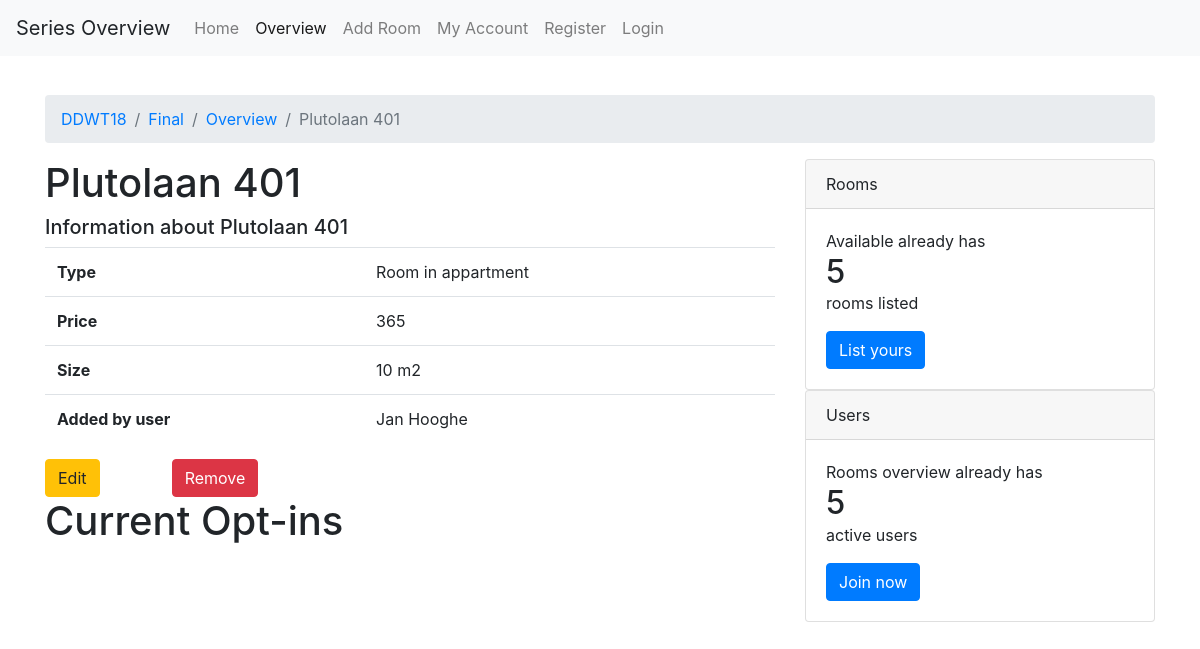
/DDWT18/final/room/?room_id=2 (signed in), run on the app's committed database.
### tables this page shows
CREATE TABLE `rooms` (
  `id` int(11) NOT NULL,
  `address` varchar(255) NOT NULL,
  `type` varchar(255) NOT NULL,
  `price` varchar(255) NOT NULL,
  `size` varchar(255) NOT NULL,
  `owner` int(11) NOT NULL
);

CREATE TABLE `users` (
  `id` int(11) NOT NULL,
  `username` varchar(255) NOT NULL,
  `password` varchar(255) NOT NULL,
  `full_name` varchar(255) NOT NULL,
  `birth_date` date NOT NULL,
  `role` int(11) NOT NULL,
  `biography` varchar(255) NOT NULL,
  `profession` varchar(255) NOT NULL,
  `language` varchar(255) NOT NULL,
  `email` varchar(255) NOT NULL,
  `phonenumber` int(11) NOT NULL
);

### views/room.php (the view, shortened to what this page needs)
<!doctype html>
<html lang="en">
<head>
    <link rel="stylesheet" href="https://stackpath.bootstrapcdn.com/bootstrap/4.1.3/css/bootstrap.min.css">
    <link rel="stylesheet" href="/DDWT18/final/css/main.css">
</head>
<body>
<?= $navigation ?>
<div class="container">
    <div class="pd-15">&nbsp</div>
    <?= $breadcrumbs ?>
    <div class="row">
        <div class="col-md-8">
            <h1><?= $page_title ?></h1>
            <h5><?= $page_subtitle ?></h5>
            <table class="table">
                <tbody>
                <tr>
                    <th scope="row">Type</th>
                    <td><?= $room_type ?></td>
                </tr>
                <tr>
                    <th scope="row">Price</th>
                    <td><?= $room_price ?></td>
                </tr>
                <tr>
                    <th scope="row">Size</th>
                    <td><?= $room_size ?> m2</td>
                </tr>
                <tr>
                    <th scope="row">Added by user</th>
                    <td><?= $added_by ?></td>
                </tr>
                </tbody>
            </table>
            <?php if ($display_buttons) {?>
                <div class="row">
                    <div class="col-sm-2">
                        <a href="/DDWT18/final/edit/?room_id=<?= $room_id ?>&user_id=<?= $_GET['room_id']?>" role="button" class="btn btn-warning">Edit</a>
                    </div>
                    <div class="col-sm-2">
                        <form action="/DDWT18/final/remove/" method="POST">
                            <button type="submit" class="btn btn-danger">Remove</button>
                        </form>
                    </div>
                </div>
            <?php }?>
                <?php if($display_optins) {?>
                    <?php if(isset($left_content)){?>
                        <h1>Current Opt-ins</h1>
                        <?php echo $left_content;} ?>
                <?php }?>
        </div>
        <div class="col-md-4">
        </div>
    </div>
</div>
</body>
</html>

### css/main.css (style rules this page uses)
.pd-15 { padding: 15px 0 0 0; }

### data on the page
rooms: address "Plutolaan 401", address "Information about Plutolaan 401", type "Room in appartment", price "365", size "10", owner.full_name "Jan Hooghe"

### other printed values
$nav_info[1]['name'] "Home"
$nav_info[1]['name'] "Overview"
$nav_info[1]['name'] "Add Room"
$nav_info[1]['name'] "My Account"
$nav_info[1]['name'] "Register"
$nav_info[1]['name'] "Login"
$name "DDWT18"
$name "Final"
$name "Overview"
$name "Plutolaan 401"
$nbr_rooms "5"
$nbr_users "5"
